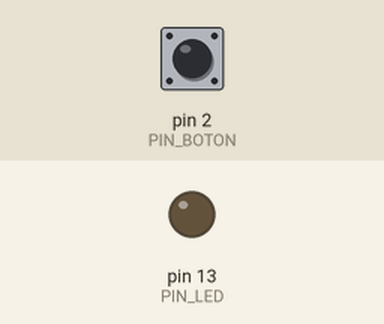
A sketch run on a simulated Arduino Uno, built with avr-gcc and run on an emulated ATmega328P. Shown: output pins drawn as LEDs (lit = HIGH). Dashed ring = blinking. The test bench sets the inputs (shaded band); at power-on: pin 2 (PIN_BOTON) LOW. Random numbers use the default seed unless the sketch sets one.

Above: at 1.2 s.
1.3 s: pin 2 (PIN_BOTON) pulled HIGH for 1 s
At 3.2 s:
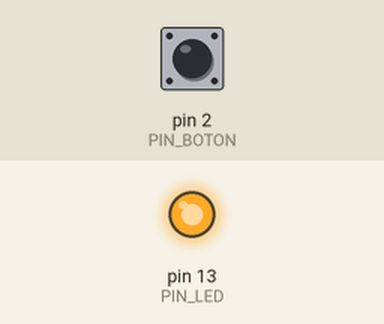
3.8 s: pin 2 (PIN_BOTON) pulled HIGH for 0.15 s
At 4.5 s:
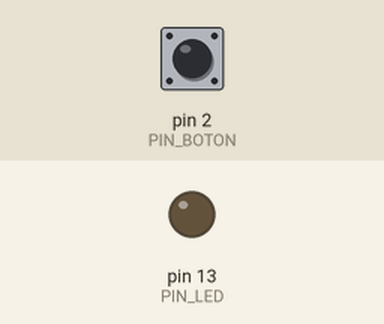
5.5 s: pin 2 (PIN_BOTON) pulled HIGH for 3.2 s
At 5.8 s:
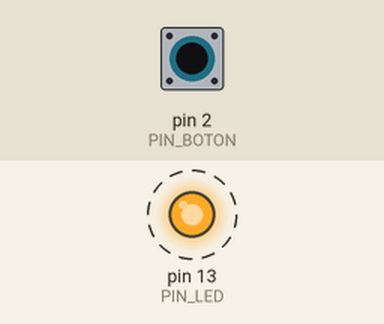
Timing chart, 0 to 10.2 s (numbered marks = the images above; inputs shaded):
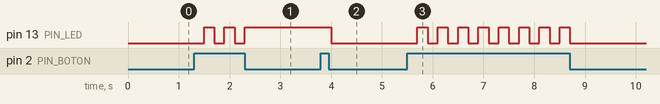

The sketch:

tp1LedOnOff.ino
```cpp
//Definición de Pines
const int PIN_BOTON = 2;
const int PIN_LED = 13;

//Variables de Estado y Tiempos
bool ledEncendido = false;

void setup() {
  pinMode(PIN_BOTON, INPUT);
  pinMode(PIN_LED, OUTPUT);
  digitalWrite(PIN_LED, LOW);
}

void loop() {
  int lecturaActual = digitalRead(PIN_BOTON);
  // debounce
  if (lecturaActual == HIGH && ledEncendido == false) {
    ledEncendido = true;
    delay(200); //debounce
  }
  //apagado
  else if (lecturaActual == HIGH && ledEncendido == true) {
    ledEncendido = false;
    delay(200);
  }
  //endload
  digitalWrite(PIN_LED, ledEncendido ? HIGH : LOW);
}
```

BatallaNavaltp1.cpp
```cpp
#include <stdio.h>
#include <stdlib.h>
#include <time.h>
#include <string.h>

//definiciones
#define TAM 2
#define MAX_TIROS 100

//variables del ranking
char mejorJugador[50] = "Lucho";
int mejorPuntaje = 99;

//definicion
void inicializarTablero(char t[TAM][TAM], int *fb, int *cb);
void mostrarTablero(char t[TAM][TAM], int mostrarBarco);

int realizarDisparo(char t[TAM][TAM], int fb, int cb);
int validarDisparo(char t[TAM][TAM]);

int main() {
    char tablero[TAM][TAM];
    int barcoF, barcoC, opcion, tiros, gano;
    char nombreActual[50];
	int resultado;

    srand(time(NULL)); //Semilla rand

    do {
        printf("\n=== TP1 INFORMATICA II - 2026 ===\n");

		if (mejorPuntaje < 20)printf("Record: %s con %d tiros\n", mejorJugador, mejorPuntaje);

        printf("1. Iniciar Partida\n2. Salir\nSeleccione: ");
        scanf("%d", &opcion);

        if (opcion == 1) {
            inicializarTablero(tablero, &barcoF, &barcoC);
            tiros = 0;
            gano = 0;
			while (tiros < MAX_TIROS && !gano) {
				mostrarTablero(tablero, 0);
				printf("Disparo actual: %d/%d\n", tiros + 1, MAX_TIROS);
				resultado = realizarDisparo(tablero, barcoF, barcoC);
				if (resultado != -1) {
					// Checkeo validez
					if (resultado == 1) gano = 1;
					tiros++;
				}
				// Aprovechar el -1
			}
            // Fin del juego
            mostrarTablero(tablero, 1); // Mostrar barco
            if (gano) {
                printf("Treinta anos navegando he visto ese tiro exactamente... una vez. Y era yo. Asi que no te pongas muy comodo, entendiste? Le diste en %d canonazos.\n", tiros);
                printf("Dime tu nombre muchacho, esto debe ser recordado: ");
                scanf("%s", nombreActual);
                if (tiros < mejorPuntaje) { // Record
                    mejorPuntaje = tiros;
                    strcpy(mejorJugador, nombreActual);
                }
            } else {
                printf("Esta bien. Esta bien. Baja el canon. Intentaremos insultarlos desde aqui con la voz, que parece que es lo unico que puedes apuntar. El barco estaba en (%d, %d)\n", barcoF, barcoC);
            }
        }
    } while (opcion != 2);

    return 0;
}

//Funciones
void inicializarTablero(char t[TAM][TAM], int *fb, int *cb) {
    for (int i = 0; i < TAM; i++) {
        for (int j = 0; j < TAM; j++) t[i][j] = '.'; //Llenar
    }
    *fb = rand() % TAM;
    *cb = rand() % TAM;
}

void mostrarTablero(char t[TAM][TAM], int mostrarBarco) {
    printf("   ");
    for (int i = 0; i < TAM; i++) {
        printf("%2d ", i);
    }
    printf("\n");
    for (int i = 0; i < TAM; i++) {
        printf("%2d ", i);
        for (int j = 0; j < TAM; j++) {
            printf(" %c ", t[i][j]);
        }
        printf("\n");
    }
}


int realizarDisparo(char t[TAM][TAM], int fb, int cb) {
    int f, c;
    printf("Coordenadas: ");
    printf("\nFila: ");
    scanf("%d", &f);
    printf("Columna: ");
    scanf("%d", &c);

    // Validar tablero
    if (f < 0 || f >= TAM || c < 0 || c >= TAM) {
        printf("\nTecnicamente... no fallaste. Para fallar, la bala tiene que haber tenido alguna posibilidad de dar. Lo tuyo fue otra cosa. Lo tuyo fue... arte.\n");
        return -1; // -1 para decir invalido
    }

    // Validar repetido
    if (t[f][c] == 'A' || t[f][c] == 'B') {
        printf("Ya has disparado ahi, y ya has fallado ahi! Te perdonare la bala por esta vez recluta.\n");
        return -1; // same
    }

    // 3. Procesar el disparo
    if (f == fb && c == cb) {
        t[f][c] = 'B';
        return 1; // Barco
    } else {
        t[f][c] = 'A';
        printf("\nAGUA!\n");
        return 0; // Agua
    }
}
```

desafio_nombres.cpp
```cpp
#include <stdio.h>
#include <stdlib.h>
#include <string.h>
#include <time.h>

void generar_nombre_aleatorio(char *nombre_generado, int tamano) {
    const char *nombres[] = {
        "Juan", "Mario", "Luigi", "Ana", "Lucas",
        "Coti", "Pedro", "Sofia", "Diego", "Lucio"
    };

    const char *apellidos[] = {
        "Garcia", "Lopez", "Martinez", "Rodriguez", "Fernandez",
        "Perez", "Gomez", "Sanchez", "Diaz", "Romero"
    };

    int cantidad_nombres = sizeof(nombres) / sizeof(nombres[0]);
    int cantidad_apellidos = sizeof(apellidos) / sizeof(apellidos[0]);

    int indice_nombre = rand() % cantidad_nombres;
    int indice_apellido = rand() % cantidad_apellidos;

    snprintf(nombre_generado, tamano, "%s %s", nombres[indice_nombre], apellidos[indice_apellido]);
}

int main() {
    srand(time(NULL));

    char nombre[50];

    int cantidad_a_generar = 5;

    printf("Generando %d nombres aleatorios:\n", cantidad_a_generar);
    printf("--------------------------------\n");

    for (int i = 0; i < cantidad_a_generar; i++) {
        generar_nombre_aleatorio(nombre, sizeof(nombre));
        printf("%d. %s\n", i + 1, nombre);
    }

    return 0;
}
```

Measured:
- after the input at 1.3 s, pin 13 (PIN_LED): alternates HIGH for 0.20 s and LOW for 0.20 s, 5 changes in all, then stays HIGH, starting after 0.20 s
- after the input at 3.8 s, pin 13 (PIN_LED): HIGH → LOW after 0.20 s
- after the input at 5.5 s, pin 13 (PIN_LED): alternates HIGH for 0.20 s and LOW for 0.20 s, 16 changes in all, then stays LOW, starting after 0.20 s
